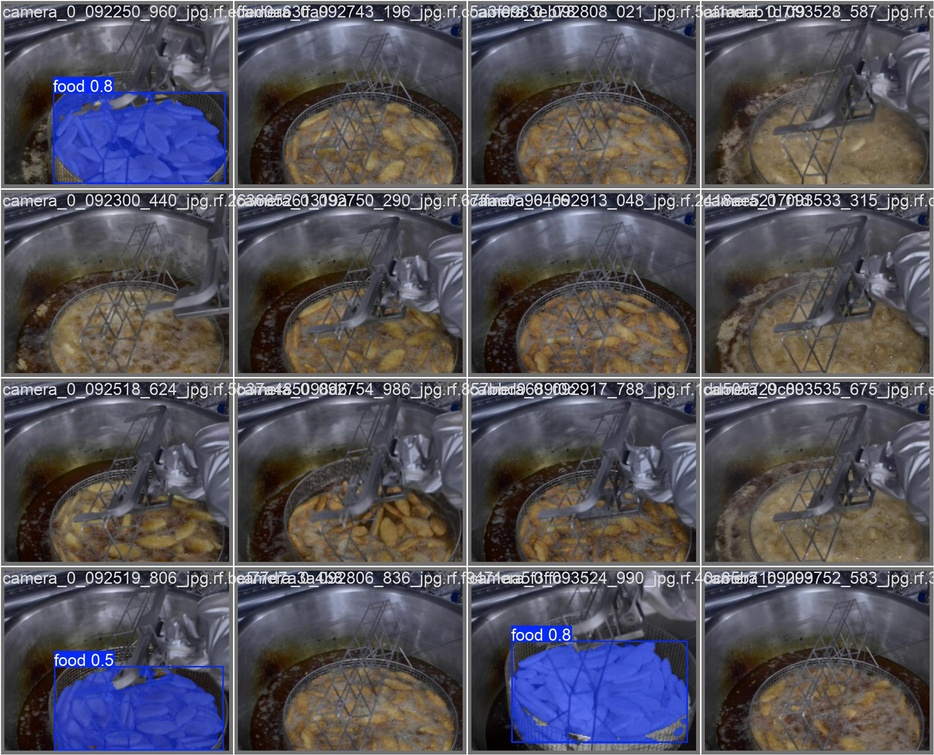
#> input picture report/val_batch0_pred.jpg, 934 x 755 px, shrunk from 1920 x 1552 before the run
$ python -i color_utils.py   (imports and definitions only)
#> lines starting #> are read from the running program, lines starting #| are printed output that depends on the picture; after the words box and inside, x2 and y2 are one past the last pixel; in counts of white or black regions, pixels touching at a corner belong together
#> further down, picture is the input picture: shape (755, 934, 3); mean B, G, R 89.8, 82.3, 85.3
"""
Color utilities for simple color-based frying completion checker.
"""

from typing import Dict, Optional, Tuple

import cv2
import numpy as np


def extract_food_region(
    image_bgr: np.ndarray,
    hsv_lower: Tuple[int, int, int] = (8, 40, 80),
    hsv_upper: Tuple[int, int, int] = (30, 255, 255),
) -> Tuple[np.ndarray, np.ndarray]:
    """튀김 영역만 추출 (HSV 마스킹)."""
#> called with hsv_lower = (8, 40, 80), hsv_upper = (30, 255, 255)
    hsv = cv2.cvtColor(image_bgr, cv2.COLOR_BGR2HSV)
#> hsv: shape (755, 934, 3); mean H, S, V 76.1, 61.6, 99.8
    lower = np.array(hsv_lower, dtype=np.uint8)
    upper = np.array(hsv_upper, dtype=np.uint8)

    mask = cv2.inRange(hsv, lower, upper)
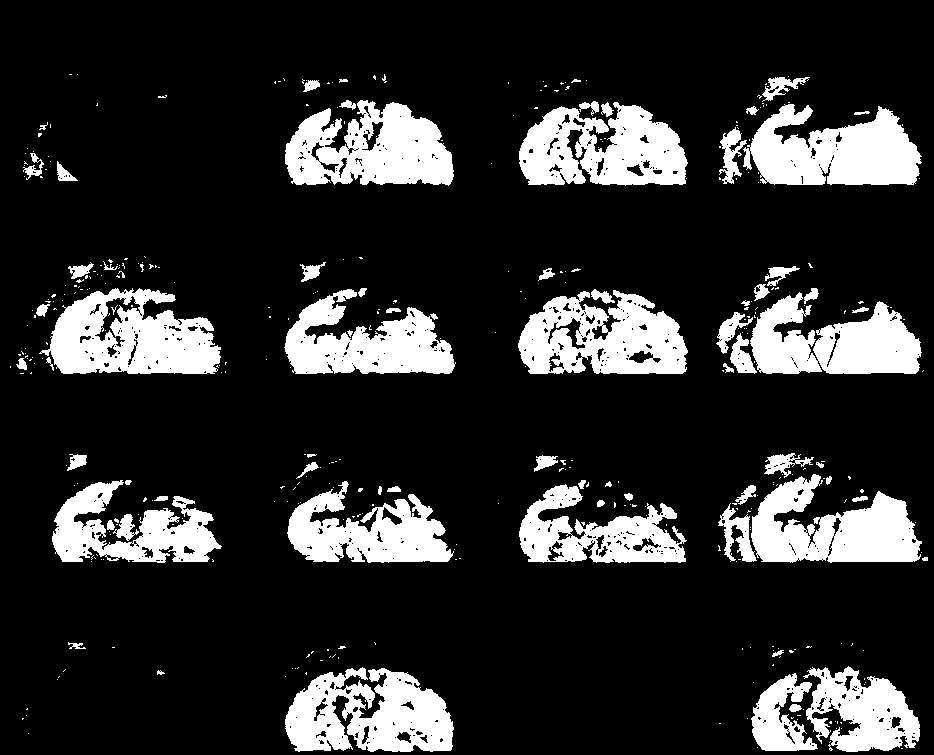
#> mask: shape (755, 934); 17.6% white; 394 white regions (322 under 20 px), largest, box (x1, y1, x2, y2) and area: (39, 288, 221, 374) 10090, (743, 104, 922, 185) 9772, (285, 100, 454, 186) 9734

    kernel = cv2.getStructuringElement(cv2.MORPH_ELLIPSE, (5, 5))
    mask = cv2.morphologyEx(mask, cv2.MORPH_OPEN, kernel)
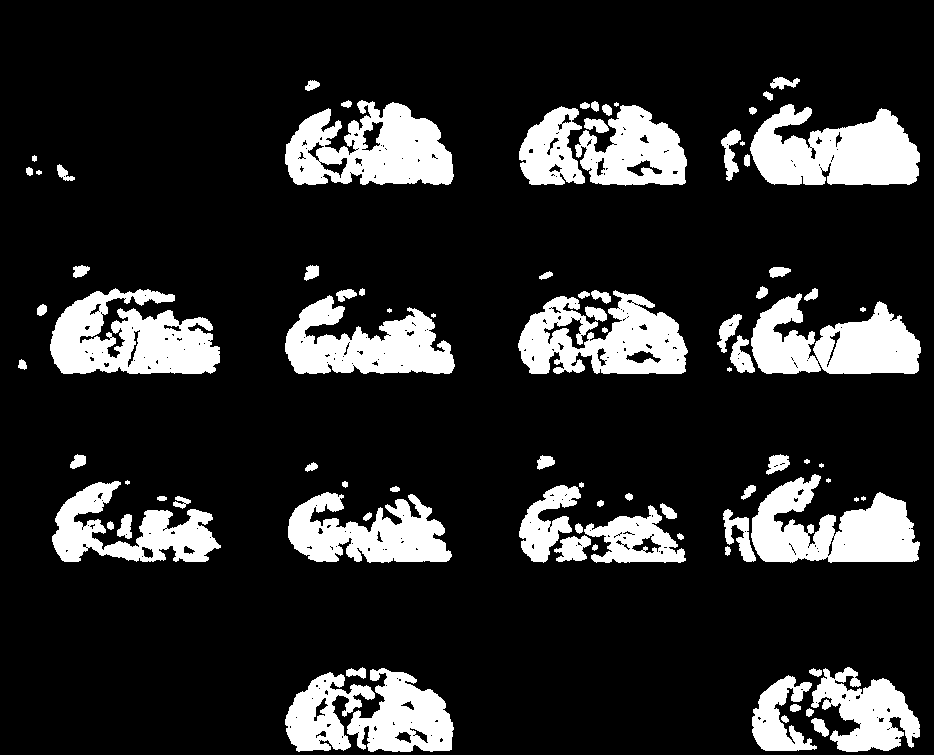
#> mask: shape (755, 934); 16.4% white; 88 white regions (10 under 20 px), largest, box (x1, y1, x2, y2) and area: (50, 288, 220, 374) 9662, (750, 104, 920, 185) 9501, (285, 100, 454, 185) 9424
    mask = cv2.morphologyEx(mask, cv2.MORPH_CLOSE, kernel)
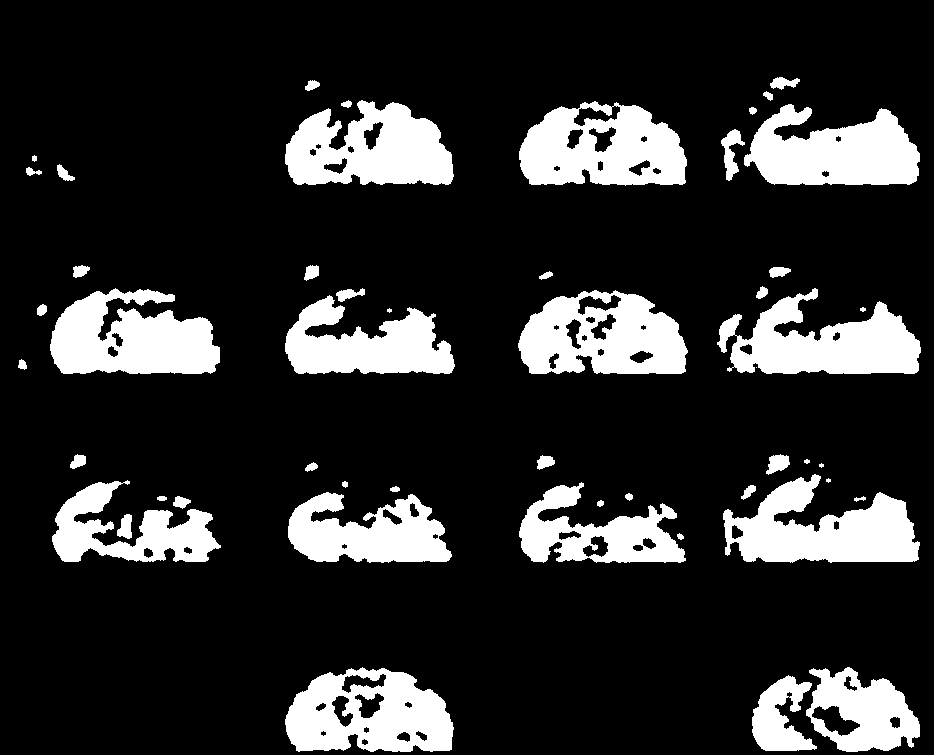
#> mask: shape (755, 934); 17.3% white; 51 white regions (4 under 20 px), largest, box (x1, y1, x2, y2) and area: (50, 288, 220, 374) 10258, (723, 474, 920, 563) 10176, (519, 101, 687, 186) 10053

    return mask, hsv


def extract_color_stats(hsv_image: np.ndarray, mask: np.ndarray) -> Optional[Dict[str, float]]:
    """마스크 영역의 HSV 통계 추출."""
    h, s, v = cv2.split(hsv_image)
    h_values = h[mask > 0]
    s_values = s[mask > 0]
    v_values = v[mask > 0]

    if h_values.size == 0:
        return None

    return {
        "h_mean": float(np.mean(h_values)),
        "h_std": float(np.std(h_values)),
        "s_mean": float(np.mean(s_values)),
        "v_mean": float(np.mean(v_values)),
        "v_std": float(np.std(v_values)),
        "pixel_count": int(h_values.size),
    }


def calculate_color_distance(
    start_color: Dict[str, float],
    current_color: Dict[str, float],
) -> float:
    """가중 유클리드 거리 기반 색상 변화량."""
    delta_h = abs(current_color["h_mean"] - start_color["h_mean"])
    delta_s = abs(current_color["s_mean"] - start_color["s_mean"])
    delta_v = abs(current_color["v_mean"] - start_color["v_mean"])

    weights = {"h": 2.0, "s": 0.5, "v": 1.5}
    distance = (
        weights["h"] * delta_h +
        weights["s"] * delta_s +
        weights["v"] * delta_v
    )

    return float(distance)

>>> import cv2
>>> picture = cv2.imread('../../report/val_batch0_pred.jpg')
>>> result = extract_food_region(picture)

$ run again, on report/val_predictions_grid.jpg
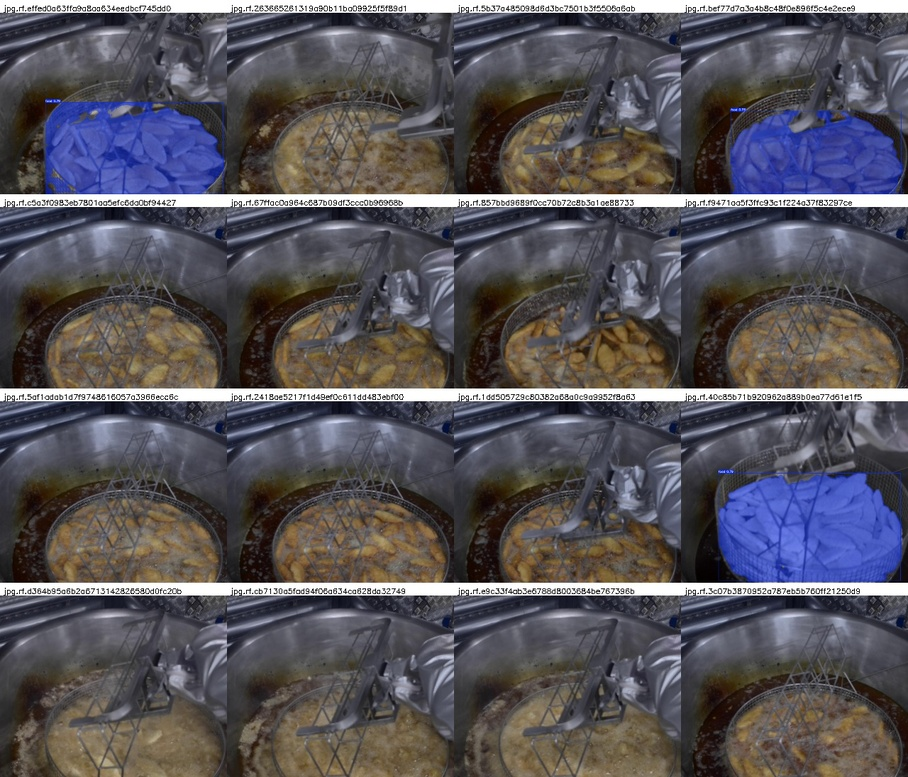
#> input picture report/val_predictions_grid.jpg, 908 x 777 px, shrunk from 1280 x 1096 before the run
#> picture is the input picture: shape (777, 908, 3); mean B, G, R 90, 83.9, 87.1
#> hsv: shape (777, 908, 3); mean H, S, V 76, 62.7, 100.1
#> in extract_food_region, `mask = cv2.inRange(hsv, lower, upper)`:
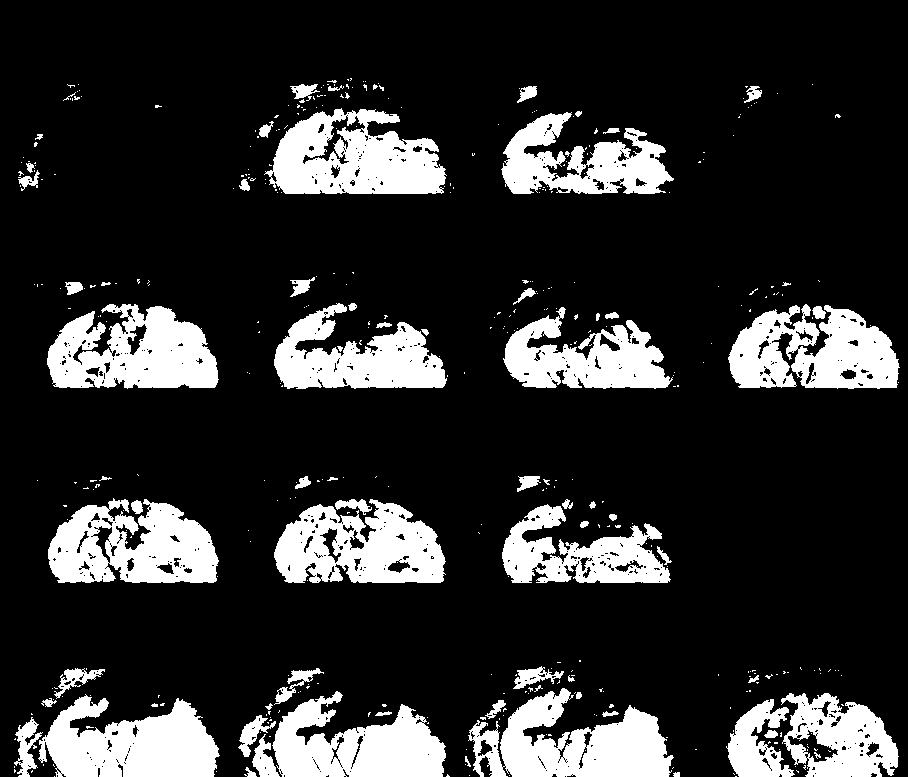
#> mask: shape (777, 908); 18% white; 421 white regions (350 under 20 px), largest, box (x1, y1, x2, y2) and area: (468, 688, 674, 777) 10401, (264, 108, 447, 194) 10361, (47, 304, 219, 389) 10032
#> in extract_food_region, `mask = cv2.morphologyEx(mask, cv2.MORPH_CLOSE, kernel)`:
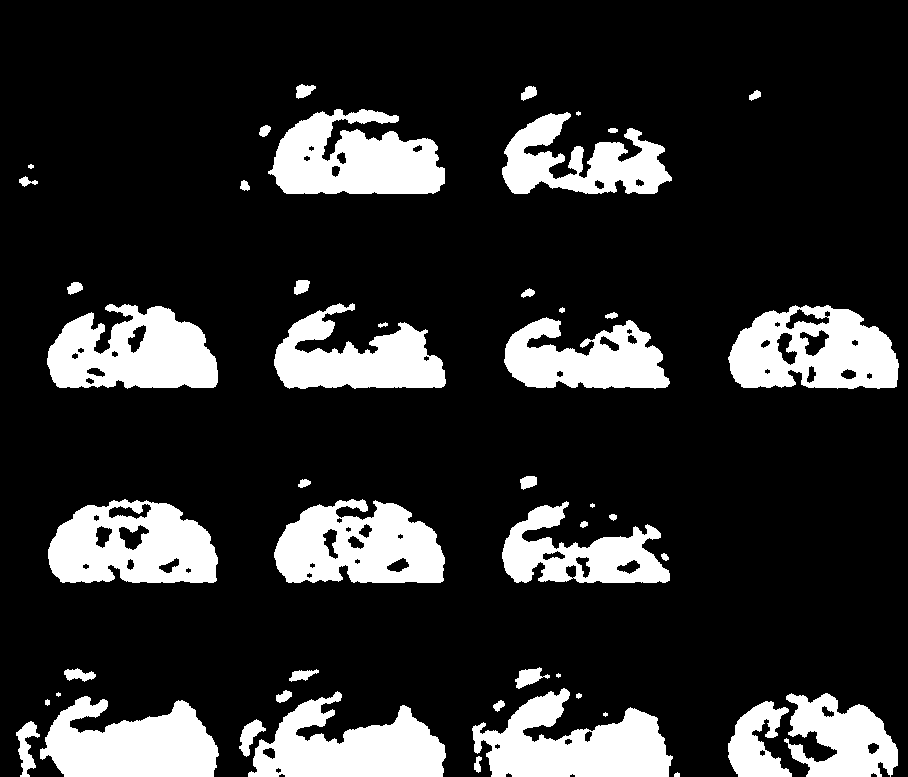
#> mask: shape (777, 908); 17.7% white; 49 white regions (5 under 20 px), largest, box (x1, y1, x2, y2) and area: (472, 688, 673, 777) 10405, (268, 109, 445, 194) 10358, (274, 499, 445, 583) 10323
